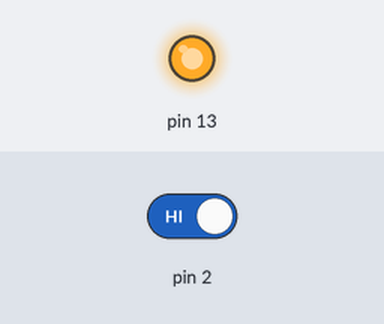
This sketch was run on a simulated Arduino Uno, built with avr-gcc and run on an emulated ATmega328P. Shown: output pins drawn as LEDs (lit = HIGH). The test bench sets the inputs (shaded band); at power-on: pin 2 HIGH.

Above: at 1.2 s.
1.3 s: pin 2 driven LOW
At 1.6 s:
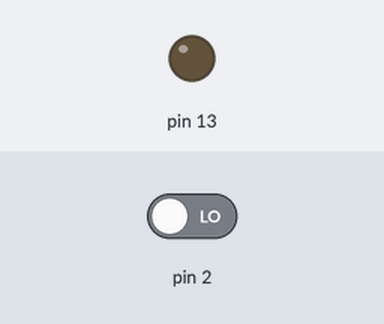
2.8 s: pin 2 driven HIGH
At 4.0 s:
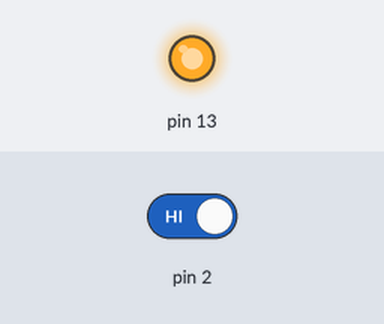
Timing chart, 0 to 5.8 s (numbered marks = the images above; inputs shaded):
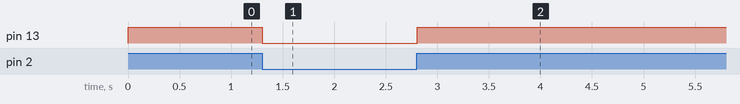

The sketch:

fantastic_rottis_kieran1.ino
```cpp
int pirsensor =0 ;
void setup()
{
  pinMode(13, OUTPUT);
  pinMode(2, INPUT);
}

void loop()
{
   pirsensor = digitalRead(2);
  if (pirsensor == LOW)
  {
   digitalWrite(13,LOW);
  }
  else
  {
    digitalWrite(13,HIGH);
  }
  delay (10);
}
```

Measured:
- after the input at 1.3 s, pin 13: HIGH → LOW at once
- after the input at 2.8 s, pin 13: LOW → HIGH at once
